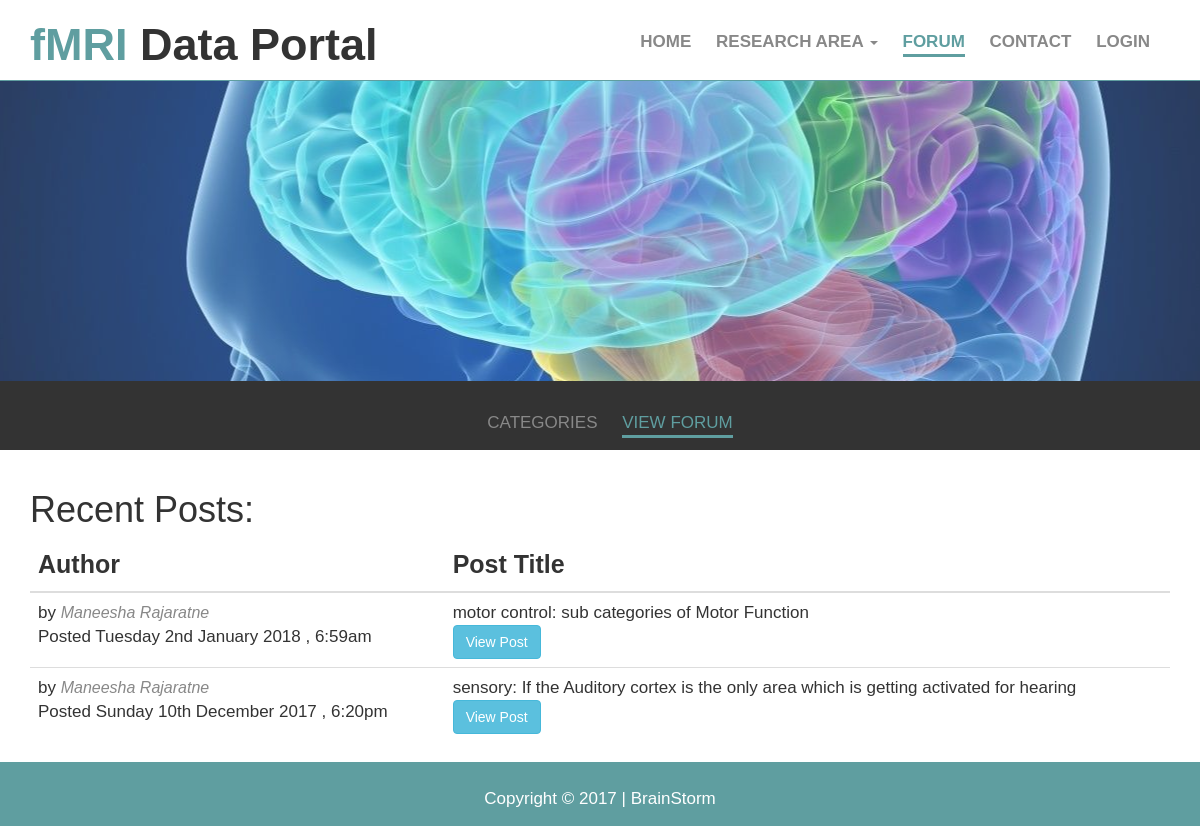
The page /forum/all_post.php on the database its author committed.
### tables this page shows
CREATE TABLE `discussion` (
  `discussion_id` int(11) NOT NULL,
  `content` longtext NOT NULL,
  `date` datetime DEFAULT NULL,
  `media` binary(1) NOT NULL,
  `user_id` int(11) NOT NULL,
  `section` varchar(25) NOT NULL,
  `topic` varchar(500) NOT NULL
);

CREATE TABLE `users` (
  `user_id` int(11) NOT NULL,
  `fname` varchar(45) NOT NULL,
  `email` varchar(45) NOT NULL,
  `cnfrm_doc` tinyblob NOT NULL,
  `username` varchar(45) NOT NULL,
  `password` varchar(45) NOT NULL,
  `active` int(10) NOT NULL
);

### forum/db_con/view_all_post.php (called while the page is built, shortened)
<?php
    include('db_con.php');
    $sql="SELECT
                discussion.discussion_id,discussion.section,discussion.topic,discussion.content,discussion.date,users.fname
          FROM
                discussion
          INNER JOIN
                users
          ON
                discussion.user_id=users.user_id
          ORDER BY
                discussion.date DESC
          ";
    $results_total_posts=$conn->query($sql);
    ?>

### forum/all_post.php (the view, shortened to what this page needs)
<?php require_once('./db_con/view_all_post.php');
?>
<!DOCTYPE html>
<html lang="en">
	<head>
		<link rel="stylesheet" href="../css/bootstrap.min.css">
        <link rel="stylesheet" href="../css/font-awesome.css">
      	<link href="../css/style.css" rel="stylesheet">
      	<link href="../css/user-style.css" rel="stylesheet">
        <link href="../css/forum.css" rel="stylesheet">
	</head>
	<body>
		<header id="main-header">
            <div class="container">
                <div class="row ">
                    <div class="col-xs-2 col-sm-2 col-md-5 col-lg-5">
                        <h1><b><span class="primary-text">fMRI</span> Data Portal</b></h1>
                    </div>
                   <div class="col-xs-10 col-sm-10 col-md-7 col-lg-7">
                        <div class="pull-right">
                            <nav id="navbar">
                                <ul>
                                    <li><b><a href="../index.php">Home</a></b></li>
                                    <li class="dropdown"><b>
                                            <a href="#" class="dropbtn" id="drop" data-toggle="dropdown" role="button" aria-expanded="false">Research Area <span class="caret"></span></a></b>
                                    </li>
                                    <li class="current"><b><a href="index.php" target="_blank">Forum</a></b></li>
                                    <li><a href="../contact.php"><b>Contact</b></a></li>
			                        <?php
			                        if(isset($_SESSION['username']) AND !empty($_SESSION['username'])){
				                        echo '<li><b><a href="../login/logout.php">Logout</a></b></li>';
			                        }
			                        else {
				                        echo '<li><b><a href="../login/login_signup.php">Login</a></b></li>';
			                        }
			                        ?>
                                </ul>
                            </nav>
                        </div>
                   </div>
                </div>
            </div>
        </header>
        <div id="forum">
        </div>
        <div class="row" id="sub">
            <div class="text-center">
                <div class="pull-center">
                    <nav id="subnav">
                        <ul>
                            <li ><a href="index.php">Categories</a></li>
                            <li class="current"><a href="all_post.php">View Forum</a></li>
                        </ul>
                    </nav>
                </div>
            </div>
        </div>
        <div class="container">
                        <h1>Recent Posts:</h1>
                        <table  class="table table-responsive">
                            <thead class="thead-light">
                                <tr>
                                    <th scope="col">Author</th>
                                    <th scope="col">Post Title</th>
                                </tr>
                            </thead>
                            <tbody>
                            <?php
                            while ($total_posts=$results_total_posts->fetch_assoc())
                            {
                            ?>
                                <tr>
                                    <td class="author-col">
                                        <div>by <a class="name"><i><?= $total_posts['fname'];?></i></a></div>
                                        <div><span class="font-weight-bold">Posted </span><?php $date=date_create($total_posts['date']); echo date_format($date, 'l jS F Y \,\ g:ia ');?></div>
                                    </td>
                                    <td class="post-col d-lg-flex justify-content-lg-between">
                                        <div><span class="font-weight-bold"><?= $total_posts['section'];?></span>: <?= $total_posts['topic'];?></div>
                                        <form method="post" action="view_individual_post.php">
                                            <button type="submit" name="single_discussion"  class="btn btn-info">View Post</button>
                                        </form>
                                    </td>
                                </tr>
                            <?php }?>
                            </tbody>
                        </table>
                    </div>
        <footer id="main-footer">
            <div class="container">
                <div class="row text-center">
                    <div class="col-xs-12 col-sm-12 col-md-12 col-lg-12">
                        <p>Copyright &copy; 2017 | BrainStorm</p>
                    </div>
                </div>
            </div>
        </footer>
	</body>
</html>

### css/style.css (style rules this page uses)
body { font-family: 'Open-sans', sans-serif; font-size: 17px; line-height: 2em; margin: 0; padding:0; }
.container { margin: auto; }
.primary-text { color: cadetblue; }
#main-header { border-bottom: 1px solid cadetblue; background-color: white; width: 100%; }
#main-header h1 { font-size: 45px }
#navbar { text-transform: uppercase; padding-top: 25px; }
#navbar li { display: inline; padding-right: 20px; list-style: none; }
#navbar a { text-decoration: none; color:#888; }
#navbar li.current a, #navbar a:hover { color:cadetblue; border-bottom: 3px solid cadetblue; padding-bottom: 3px; }
#main-footer { background:cadetblue; color: #fff; padding-bottom: 20px; margin-bottom: 0; }
#main-footer p { position: relative; top: 20px; }

### css/forum.css (style rules this page uses)
#forum { background: url("../images/suggestion.jpg")no-repeat center center; height: 300px; opacity: 0.9; }
#sub { background-color: #333333; margin-bottom: 20px; }
#subnav { text-transform: uppercase; padding-top: 25px; }
#subnav li { display: inline; padding-right: 20px; list-style: none; }
#subnav a { text-decoration: none; color:#888; }
#subnav li.current a, #subnav a:hover { color:cadetblue; border-bottom: 3px solid cadetblue; padding-bottom: 3px; }
.container .thead-light th { font-family: 'Open-sans', sans-serif; font-size: 25px; }
.container tbody td .name { font-size: 16px; color: #888888; font-style: italic; }

### rows shown on the page
discussion: user.fname "Maneesha Rajaratne", date "Tuesday 2nd January 2018 , 6:59am", section "motor control", topic "sub categories of Motor Function"
discussion: user.fname "Maneesha Rajaratne", date "Sunday 10th December 2017 , 6:20pm", section "sensory", topic "If the Auditory cortex is the only area which is getting activated for hearing"
